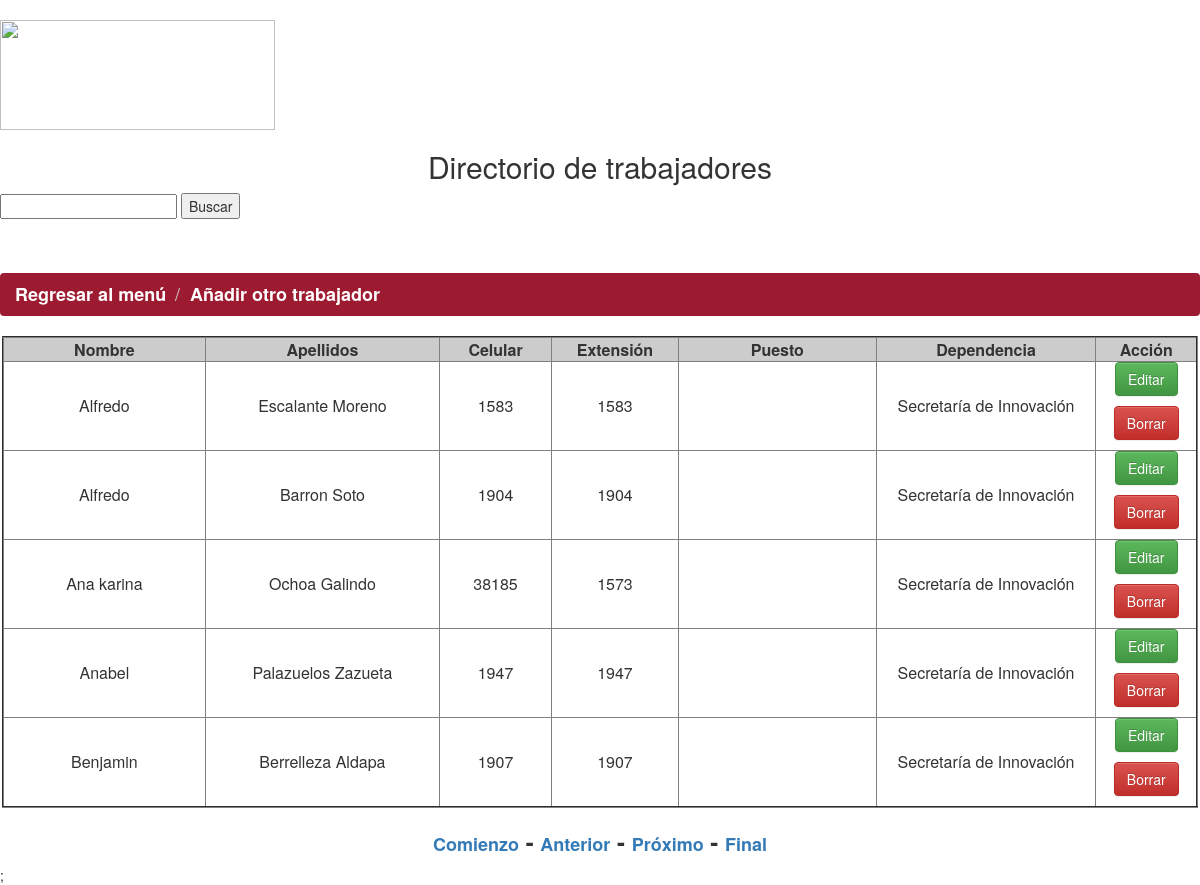
The page /listadotrabajadores3.php?pageNum_RsTrabajadores=1&totalRows_RsTrabajadores=84 on the database its author committed.
### tables this page shows
CREATE TABLE IF NOT EXISTS `trabajadores` (
  `id_usuario` int(100) NOT NULL,
  `nombre` text NOT NULL,
  `apellidos` text NOT NULL,
  `cel` varchar(100) DEFAULT NULL,
  `extencion` varchar(100) NOT NULL,
  `puesto` text,
  `dependencia` text
);

### listadotrabajadores3.php (the view, shortened to what this page needs)
<html>
<head>
<body>
</body>
</head>
</html>
<?php
$currentPage = $_SERVER["PHP_SELF"];
$maxRows_RsTrabajadores = 5;
$pageNum_RsTrabajadores = 0;
if (isset($_GET['pageNum_RsTrabajadores'])) {
  $pageNum_RsTrabajadores = $_GET['pageNum_RsTrabajadores'];
}
$startRow_RsTrabajadores = $pageNum_RsTrabajadores * $maxRows_RsTrabajadores;
?>
<div align="justify">
<?php require_once('Connections/base.php'); ?>
<?php
if (isset($_REQUEST['$nombre'])) {
$nombre = $_REQUEST['$nombre'];
} else {
$nombre= "";
}
$query_RsTrabajadores = "SELECT trabajadores.id_usuario, trabajadores.nombre, trabajadores.apellidos, trabajadores.cel, trabajadores.extencion, trabajadores.puesto, trabajadores.dependencia from trabajadores where concat(replace(trabajadores.nombre,' ', '') , replace(trabajadores.apellidos,' ', '')) like replace('%$nombre%',' ','') order by nombre";
$query_limit_RsTrabajadores = sprintf("%s LIMIT %d, %d", $query_RsTrabajadores, $startRow_RsTrabajadores, $maxRows_RsTrabajadores);
$RsTrabajadores = mysql_query($query_limit_RsTrabajadores, $base) or die(mysql_error());
$row_RsTrabajadores = mysql_fetch_assoc($RsTrabajadores);
if (isset($_GET['totalRows_RsTrabajadores'])) {
  $totalRows_RsTrabajadores = $_GET['totalRows_RsTrabajadores'];
} else {
  $all_RsTrabajadores = mysql_query($query_RsTrabajadores);
  $totalRows_RsTrabajadores = mysql_num_rows($all_RsTrabajadores);
}
$totalPages_RsTrabajadores = ceil($totalRows_RsTrabajadores/$maxRows_RsTrabajadores)-1;
$queryString_RsTrabajadores = "";
$queryString_RsTrabajadores = sprintf("&totalRows_RsTrabajadores=%d%s", $totalRows_RsTrabajadores, $queryString_RsTrabajadores);
?>
<link rel="stylesheet" href="https://maxcdn.bootstrapcdn.com/bootstrap/3.3.7/css/bootstrap.min.css">
<link rel="stylesheet" href="https://maxcdn.bootstrapcdn.com/bootstrap/3.3.7/css/bootstrap-theme.min.css">
<h1 align="left"><img src="img/innovacion.jpg" width="275" height="110" /></h1>
<h2 align="center">Directorio de trabajadores</h2>
<form action="/listadotrabajadores3.php" method="post"  align="left">
  <input name="$nombre" type="text" id="nombre" style="height:25" value="" width:"200px" />
  <input type="submit" id="btn_enviar" name="btn_enviar" value="Buscar" />
</form>
<br/><br/>
<ol class="breadcrumb" style="background-color:#9d1b30; color:#FFFFFF ">
  <li class="Estilo1"><a href="menu.html" class="Estilo2" style="color:#FFFFFF">Regresar al menú</a></li>
 <li class="Estilo2"><a href="creartrabajadores.php" class="Estilo2" style="color:#FFFFFF"><strong>Añadir otro trabajador</strong></a></li>
</ol>
 <?php
if ($totalRows_RsTrabajadores >= 1){
?>
<table width="1196" border="2" align="center" cellspacing="0"" >
  <tr bgcolor="#CCCCCC">
    <td width="326" bgcolor="#CCCCCC"><div align="center"><strong>Nombre</strong></div></td>
    <td width="378" bgcolor="#CCCCCC"><div align="center"><strong>Apellidos</strong></div></td>
    <td width="164" bgcolor="#CCCCCC"><div align="center"><strong>Celular</strong></div></td>
    <td width="173" bgcolor="#CCCCCC"><div align="center"><strong>Extensi&oacute;n</strong></div></td>
	<td width="330" bgcolor="#CCCCCC"><div align="center"><strong>Puesto</strong></div></td>
	<td width="330" bgcolor="#CCCCCC"><div align="center"><strong>Dependencia</strong></div></td>
    <td width="133" bgcolor="#CCCCCC"><div align="center"><strong>Acci&oacute;n</strong></div></td>
  </tr>
     <?php do { ?>
	<tr>
      <td><div align="center"><?php echo $row_RsTrabajadores['nombre']; ?></div></td>
      <td><div align="center"><?php echo $row_RsTrabajadores['apellidos']; ?></div></td>
      <td><div align="center"><?php echo $row_RsTrabajadores['cel']; ?></div></td>
      <td><div align="center"><?php echo $row_RsTrabajadores['extencion']; ?></div></td>
	  <td><div align="center"><?php echo $row_RsTrabajadores['puesto']; ?></div></td>
	  <td><div align="center"><?php echo $row_RsTrabajadores['dependencia']; ?></div></td>
      <td><p align="center"><a class="btn btn-success" href="Editartrabajadores.php?recordID=<?php echo $row_RsTrabajadores['id_usuario']; ?>">Editar</a></p>
	    <div align="center">
		  <a class="btn btn-danger" onClick="preguntar(<?php echo $row_RsTrabajadores['id_usuario'];?>,'<?php echo $row_RsTrabajadores['nombre']; ?>','<?php echo $row_RsTrabajadores['apellidos'];?>')">Borrar</a></p>
        </div>
  </tr>
  <?php } while ($row_RsTrabajadores = mysql_fetch_assoc($RsTrabajadores)); ?>
</table>
  <?php
}
else {
echo "<b><center><h3>No existen registros con ese nombre</h3></center></b>";
}
?>
<?php
 if ($totalRows_RsTrabajadores > 5){
?>
	<h3 align="center"><strong>
	<a href="<?php printf("%s?pageNum_RsTrabajadores=%d%s", $currentPage, 0, $queryString_RsTrabajadores); ?>" class="Estilo2">Comienzo</a> -
	<a href="<?php printf("%s?pageNum_RsTrabajadores=%d%s", $currentPage, max(0, $pageNum_RsTrabajadores - 1), $queryString_RsTrabajadores); ?>" class="Estilo2">Anterior</a> -
	<a href="<?php printf("%s?pageNum_RsTrabajadores=%d%s", $currentPage, min($totalPages_RsTrabajadores, $pageNum_RsTrabajadores + 1), $queryString_RsTrabajadores); ?>" class="Estilo2">Próximo</a> -
	<a href="<?php printf("%s?pageNum_RsTrabajadores=%d%s", $currentPage, $totalPages_RsTrabajadores, $queryString_RsTrabajadores); ?>" class="Estilo2">Final</a></strong></h3>;
	 <?php
 }
 else {
 echo "<b><center><h3>Proporcione otro nombre u oprima en el botón buscar para reflejar todos los trabajadores</h3></center></b>";
     }
?>

### listadotrabajadores3.php (style rules this page uses)
.Estilo2 { font-size: 18px }

### rows shown on the page
trabajadores: nombre "Alfredo", apellidos "Escalante Moreno", cel "1583", extencion "1583", dependencia "Secretaría de Innovación"
trabajadores: nombre "Alfredo", apellidos "Barron Soto", cel "1904", extencion "1904", dependencia "Secretaría de Innovación"
trabajadores: nombre "Ana karina", apellidos "Ochoa Galindo", cel "38185", extencion "1573", dependencia "Secretaría de Innovación"
trabajadores: nombre "Anabel", apellidos "Palazuelos Zazueta", cel "1947", extencion "1947", dependencia "Secretaría de Innovación"
trabajadores: nombre "Benjamin", apellidos "Berrelleza Aldapa", cel "1907", extencion "1907", dependencia "Secretaría de Innovación"
